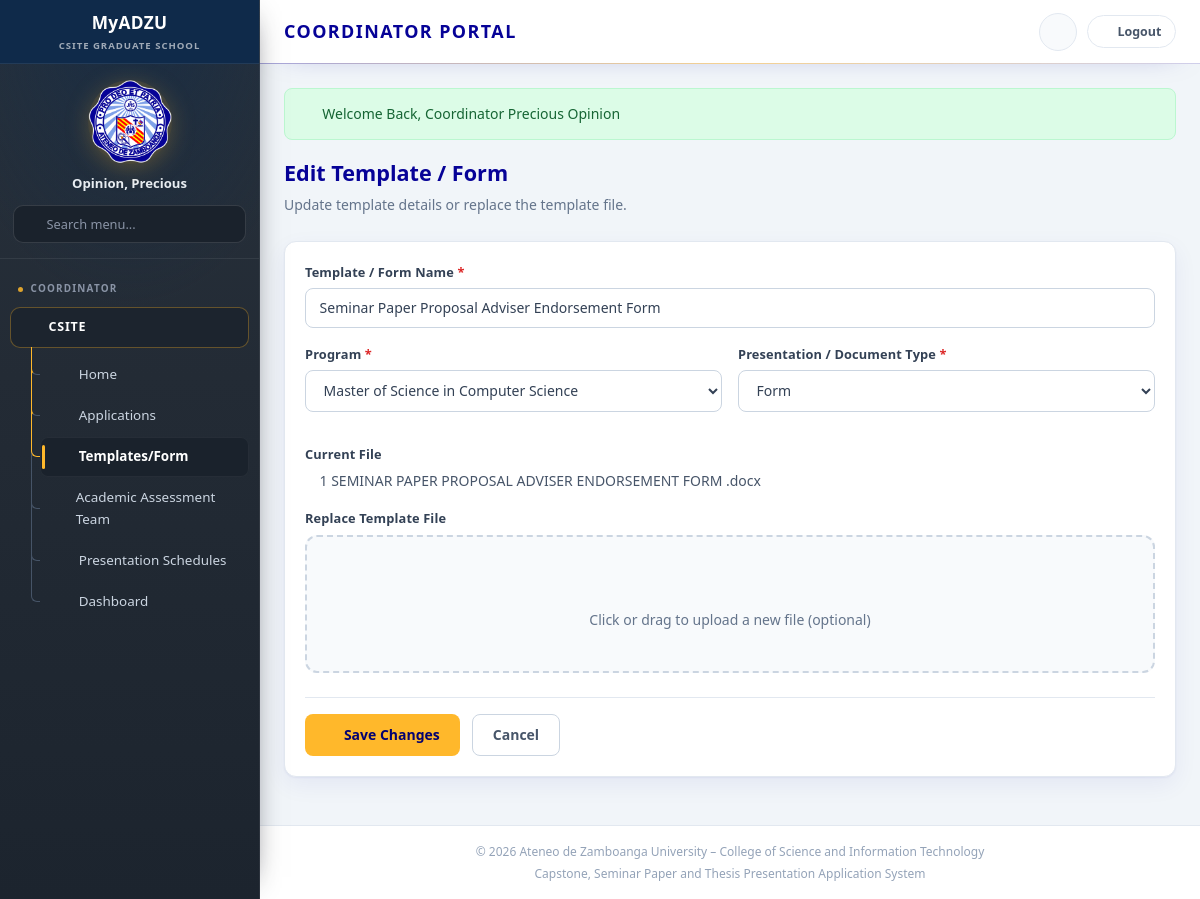
Page /coordinator/templates/edit.php?id=17 (signed in) on the committed database.
### tables this page shows
CREATE TABLE `templates` (
  `template_id` int(11) NOT NULL,
  `track_id` int(11) NOT NULL,
  `stage_id` int(11) DEFAULT NULL,
  `template_name` varchar(150) NOT NULL,
  `description` text DEFAULT NULL,
  `document_type` enum('form','template','reference') NOT NULL DEFAULT 'template',
  `file_name` varchar(255) NOT NULL,
  `file_path` varchar(500) NOT NULL,
  `drive_file_id` varchar(120) DEFAULT NULL,
  `drive_modified_at` datetime DEFAULT NULL,
  `drive_size` bigint(20) DEFAULT NULL,
  `mime_type` varchar(100) DEFAULT NULL,
  `is_active` tinyint(1) NOT NULL DEFAULT 1,
  `needs_review` tinyint(1) NOT NULL DEFAULT 0,
  `managed_by_user_id` int(11) NOT NULL,
  `created_at` timestamp NOT NULL DEFAULT current_timestamp(),
  `updated_at` timestamp NOT NULL DEFAULT current_timestamp() ON UPDATE current_timestamp()
);

### includes/config/db.php (called while the page is built, shortened)
<?php
class DB {
    private static $pdo = null;
    public static function getConnection() {
        if (self::$pdo === null) {
            $host = 'localhost';
            $db   = 'csite_grad_school';
            $user = 'root';
            $pass = '';
            $port = '3306';
            $dsn = "mysql:host=$host;port=$port;dbname=$db;charset=utf8mb4";
            try {
                self::$pdo = new PDO($dsn, $user, $pass, [
                    PDO::ATTR_ERRMODE            => PDO::ERRMODE_EXCEPTION,
                    PDO::ATTR_DEFAULT_FETCH_MODE => PDO::FETCH_ASSOC,
                    PDO::ATTR_EMULATE_PREPARES   => false,
                ]);
            } catch (PDOException $e) {
                die("Database Connection Error: " . $e->getMessage());
            }
        }
        return self::$pdo;
    }
}

### includes/config/modules/42-templates.php (called while the page is built, shortened)
<?php
function findTemplateRecord(string $id): ?array {
    $stmt = DB::getConnection()->prepare('SELECT t.*, tr.track_code, ws.stage_label FROM templates t INNER JOIN tracks tr ON tr.track_id = t.track_id LEFT JOIN workflow_stages ws ON ws.stage_id = t.stage_id WHERE t.template_id = :id LIMIT 1');
    $stmt->execute(['id' => (int) $id]);
    return $stmt->fetch() ?: null;
}

### includes/config/modules/10-ui-and-urls.php (called while the page is built, shortened)
<?php
function url(string $path): string {
    return BASE_URL . '/' . ltrim($path, '/');
}

### coordinator/templates/edit.php (the view, shortened to what this page needs)
<?php
require_once __DIR__ . '/../../includes/config/db.php';
$template = findTemplateRecord((string) ($_GET['id'] ?? ''));
require_once __DIR__ . '/../../includes/layout/header.php';
?>
<div class="page-header">
    <h2>Edit Template / Form</h2>
    <p>Update template details or replace the template file.</p>
</div>
<form class="card" method="post" enctype="multipart/form-data" data-validate>
    <div class="card-body">
        <div class="form-field">
            <label>Template / Form Name <span class="required">*</span></label>
            <input type="text" name="template_name" required value="<?= htmlspecialchars($template['template_name'] ?? 'Proposal Template (MSCS)') ?>">
        </div>
        <div class="form-row">
            <div class="form-field">
                <label>Program <span class="required">*</span></label>
                <select name="document_type" required>
                    <?php foreach (PROGRAMS as $code => $name): ?>
                    <option value="<?= $code ?>" <?= $code === 'MSCS' ? 'selected' : '' ?>><?= htmlspecialchars($name) ?></option>
                    <?php endforeach; ?>
                </select>
            </div>
            <div class="form-field">
                <label>Presentation / Document Type <span class="required">*</span></label>
                <select required>
                    <option value="form" <?= ($template['document_type'] ?? '') === 'form' ? 'selected' : '' ?>>Form</option>
                </select>
            </div>
        </div>
        <div class="form-field">
            <label>Current File</label>
            <p style="font-size:0.875rem;color:var(--gray-600);"><i class="fas fa-file-word"></i> <?= htmlspecialchars($template['file_name'] ?? 'proposal_template_mscs.docx') ?></p>
        </div>
        <div class="form-field">
            <label>Replace Template File</label>
            <div class="file-upload-area">
                <i class="fas fa-cloud-upload-alt"></i>
                <p>Click or drag to upload a new file (optional)</p>
            </div>
        </div>
        <div class="form-actions">
            <button type="submit" class="btn btn-primary"><i class="fas fa-save"></i> Save Changes</button>
            <a href="<?= url('coordinator/templates/manage.php') ?>" class="btn btn-outline">Cancel</a>
        </div>
    </div>
</form>
<?php require_once __DIR__ . '/../../includes/layout/footer.php'; ?>

### assets/css/shared/00-base.css (style rules this page uses)
:root { --adzu-navy: #060297; --adzu-navy-light: #2018c0; --adzu-navy-dark: #040170; --adzu-gold: #FFB82B; --adzu-gold-hover: #e5a526; --adzu-blue: #4285F4; --white: #ffffff; --gray-50: #f8fafc; --gray-100: #f1f5f9; --gray-200: #e2e8f0; --gray-300: #cbd5e1; --gray-400: #94a3b8; --gray-500: #64748b; --gray-600: #475569; --gray-700: #334155; --gray-800: #1e293b; --success: #16a34a; --success-bg: #dcfce7; --warning: #ca8a04; --warning-bg: #fef9c3; --danger: #dc2626; --danger-bg: #fee2e2; --info: #2563eb; --info-bg: #dbeafe; --purple: #7c3aed; --purple-bg: #ede9fe; --sidebar-width: 260px; --topbar-height: 64px; --radius: 8px; --radius-lg: 12px; --shadow: 0 1px 3px rgba(6, 2, 151, 0.08); --shadow-md: 0 4px 12px rgba(6, 2, 151, 0.1); --transition: 0.2s ease; --font: 'Source Sans 3', 'Segoe UI', sans-serif; --font-heading: 'Montserrat', 'Segoe UI', sans-serif; }
*, *::before, *::after { box-sizing: border-box; margin: 0; padding: 0; }
html { scroll-behavior: smooth; }
body { font-family: var(--font); font-size: 15px; line-height: 1.6; color: var(--gray-700); background: var(--gray-100); min-height: 100vh; }
h1, h2, h3, h4, h5, h6, .topbar-title h1, .section-title, .page-header h2, .card-header h3 { font-family: var(--font-heading); }
a { color: var(--adzu-navy); text-decoration: none; transition: color var(--transition); }
.btn { display: inline-flex; align-items: center; justify-content: center; gap: 0.5rem; padding: 0.65rem 1.25rem; font-size: 0.875rem; font-weight: 600; font-family: var(--font); border: none; border-radius: var(--radius); cursor: pointer; transition: all var(--transition); text-decoration: none; line-height: 1.4; }
.btn-primary { background: var(--adzu-gold); color: var(--adzu-navy-dark); }
.btn-outline { background: transparent; border: 1px solid var(--gray-300); color: var(--gray-600); }
.form-row { display: grid; grid-template-columns: repeat(auto-fit, minmax(240px, 1fr)); gap: 1rem; margin-bottom: 1rem; }
.form-field { margin-bottom: 1rem; }
.form-field label { display: block; font-size: 0.8rem; font-weight: 600; color: var(--gray-600); margin-bottom: 0.35rem; }
.form-field label .required { color: var(--danger); }
.form-field input, .form-field select, .form-field textarea { width: 100%; padding: 0.6rem 0.85rem; border: 1px solid var(--gray-300); border-radius: var(--radius); font-size: 0.875rem; font-family: var(--font); color: var(--gray-700); background: var(--white); transition: border-color var(--transition); }
.form-actions { display: flex; gap: 0.75rem; flex-wrap: wrap; margin-top: 1.5rem; padding-top: 1rem; border-top: 1px solid var(--gray-200); }

### assets/css/applications/10-student-application.css (style rules this page uses)
.file-upload-area { border: 2px dashed var(--gray-300); border-radius: var(--radius-lg); padding: 2rem; text-align: center; cursor: pointer; transition: all var(--transition); background: var(--gray-50); }
.file-upload-area i { font-size: 2rem; color: var(--gray-400); margin-bottom: 0.5rem; }
.file-upload-area p { font-size: 0.875rem; color: var(--gray-500); }
.page-header { margin-bottom: 1.5rem; }
.page-header h2 { font-size: 1.35rem; font-weight: 700; color: var(--adzu-navy); margin-bottom: 0.25rem; }
.page-header p { font-size: 0.875rem; color: var(--gray-500); }
.card { background: var(--white); border: 1px solid var(--gray-200); border-radius: var(--radius-lg); box-shadow: var(--shadow); margin-bottom: 1.5rem; }
.card-body { padding: 1.25rem; }

### assets/css/student/95-portal-pages.css (style rules this page uses)
.card { border-color: var(--gray-200); box-shadow: 0 1px 2px rgba(6, 2, 151, 0.05), 0 8px 24px rgba(6, 2, 151, 0.06); transition: box-shadow var(--transition), transform var(--transition); }
.form-field label { color: var(--gray-700); letter-spacing: 0.01em; }
.btn { transition: background var(--transition), color var(--transition), border-color var(--transition), box-shadow var(--transition), transform var(--transition); }

### rows in the picture
templates: template_name "Seminar Paper Proposal Adviser Endorsement Form", document_type "Form", file_name "1 SEMINAR PAPER PROPOSAL ADVISER ENDORSEMENT FORM .docx"

### other values in the picture
$userName "Opinion, Precious"
$item['label'] "Home"
$item['label'] "Applications"
$item['label'] "Templates/Form"
$item['label'] "Academic Assessment Team"
$item['label'] "Presentation Schedules"
$item['label'] "Dashboard"
$flash['message'] "Welcome Back, Coordinator Precious Opinion"
SITE_TAGLINE "Capstone, Seminar Paper and Thesis Presentation Application System"
form field document_type "Master of Science in Computer Science"
